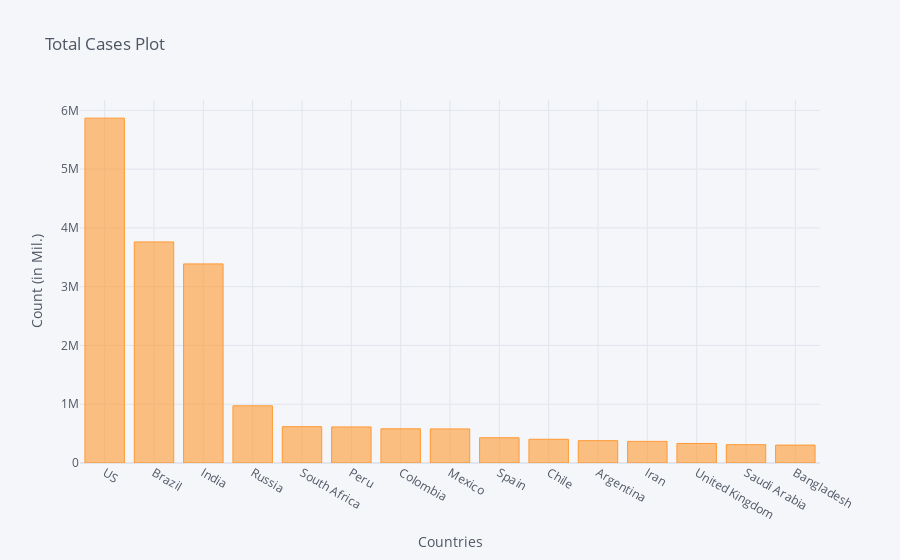

Source (notebook cell):
### Code cell
corona_dframe_agg_plot.iplot(kind='bar', x='Country/Region', y='8/27/20',
                             title='Total Cases Plot',xTitle='Countries',yTitle='Count (in Mil.)')

### Figure 1 — Plotly figure (JSON) as saved in the notebook; plotly's stock layout.template omitted (floating-point values rounded to 4 significant figures)
{"data": [{"marker": {"color": "rgba(255, 153, 51, 0.6)", "line": {"color": "rgba(255, 153, 51, 1.0)", "width": 1}}, "name": "8/27/20", "orientation": "v", "text": "", "type": "bar", "x": ["US", "Brazil", "India", "Russia", "South Africa", "Peru", "Colombia", "Mexico", "Spain", "Chile", "Argentina", "Iran", "United Kingdom", "Saudi Arabia", "Bangladesh"], "y": [5867785, 3761391, 3387500, 972972, 618286, 613378, 581995, 579914, 429507, 404102, 380292, 367796, 332509, 311855, 304583]}], "layout": {"legend": {"bgcolor": "#F5F6F9", "font": {"color": "#4D5663"}}, "paper_bgcolor": "#F5F6F9", "plot_bgcolor": "#F5F6F9", "title": {"font": {"color": "#4D5663"}, "text": "Total Cases Plot"}, "xaxis": {"gridcolor": "#E1E5ED", "showgrid": true, "tickfont": {"color": "#4D5663"}, "title": {"font": {"color": "#4D5663"}, "text": "Countries"}, "zerolinecolor": "#E1E5ED"}, "yaxis": {"gridcolor": "#E1E5ED", "showgrid": true, "tickfont": {"color": "#4D5663"}, "title": {"font": {"color": "#4D5663"}, "text": "Count (in Mil.)"}, "zerolinecolor": "#E1E5ED"}}}
